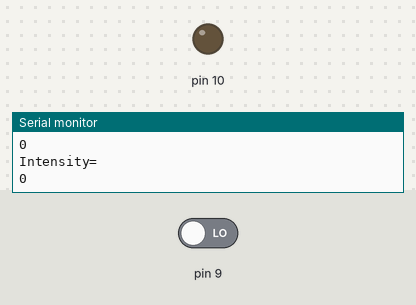
Recording of a sketch running on a simulated Arduino Uno, built with avr-gcc and run on an emulated ATmega328P. Parts: output pins drawn as LEDs (lit = HIGH), the last lines printed to the serial monitor. Inputs (shaded band) come from the test bench; at power-on: pin 9 LOW.

Above: at 1.4 s.
1.5 s: pin 9 driven HIGH
At 2.1 s:
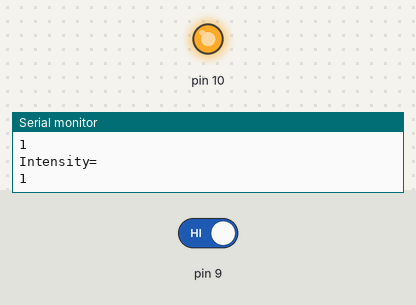
3.3 s: pin 9 driven LOW
At 4.7 s:
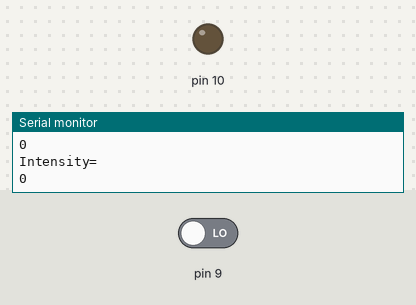
Timing chart, 0 to 6.3 s (numbered marks = the images above; inputs shaded):
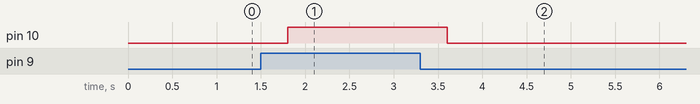

Measured:
- after the input at 1.5 s, pin 10: LOW → HIGH after 0.30 s
- after the input at 3.3 s, pin 10: HIGH → LOW after 0.30 s

The sketch:

lab2.ino
```cpp
// C++ code
//
void setup()
{
  pinMode(9,INPUT);
  pinMode(10, OUTPUT);
  Serial.begin(9600);
}

void loop()
{
  int temp=digitalRead(9);
  Serial.println("Intensity=");
  Serial.println(temp);
  delay(300);
  if(temp==HIGH)
  digitalWrite(10, HIGH);
  else
  digitalWrite(10, LOW);

}
```
